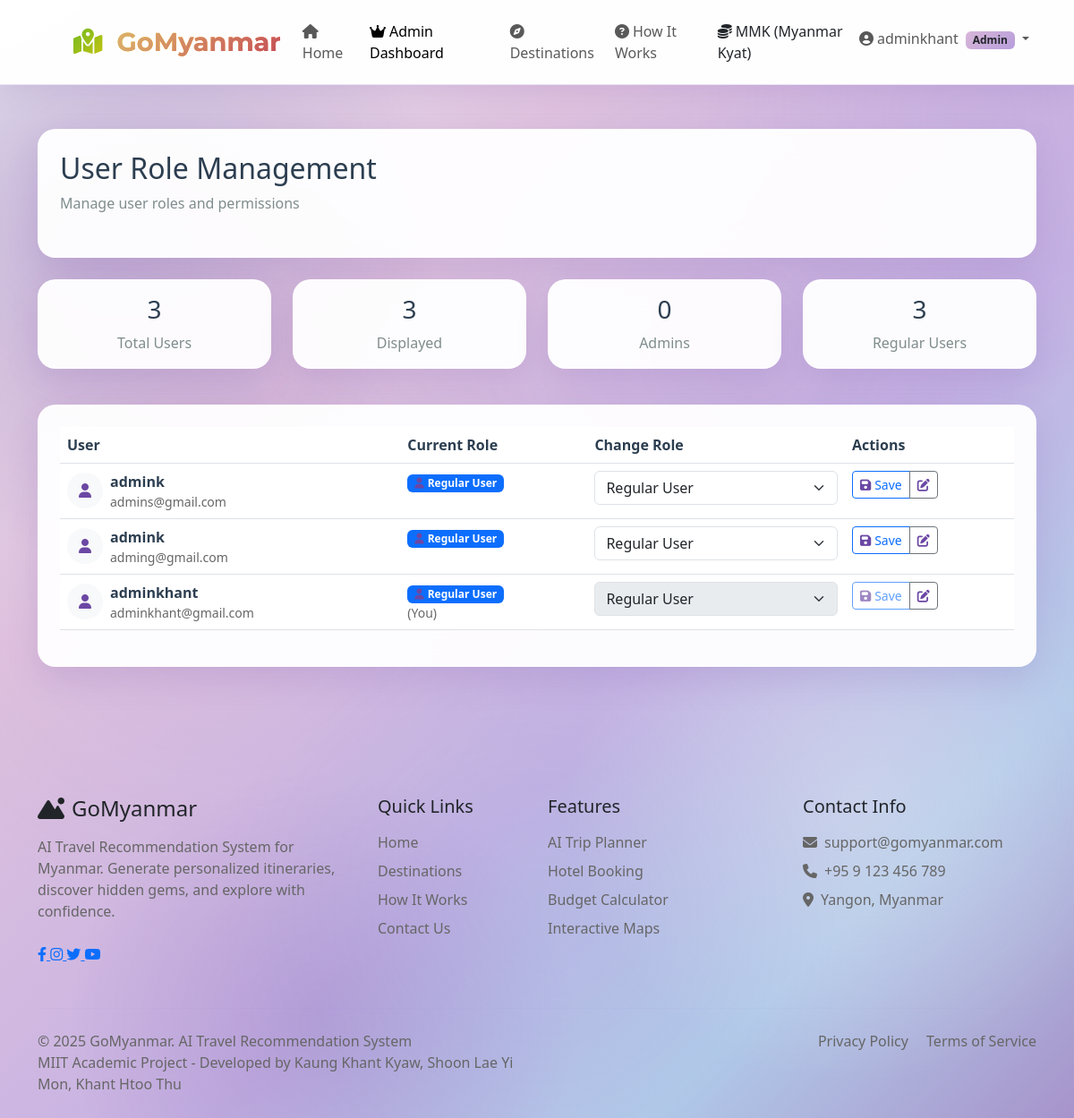
The page /users/admin/users/roles/ (signed in) on the database its author committed.
### users/models.py (models this page shows, shortened)
class CustomUser(AbstractUser):
    USER_TYPE_CHOICES = (
        ('user', 'User'),
        ('admin', 'Admin'),
    )
    username = models.CharField(
        max_length=150,
        unique=False,
        help_text='Required. 150 characters or fewer. Letters, digits and @/./+/-/_ only.',
        error_messages={
            'unique': "A user with that username already exists.",
        },
    )
    email = models.EmailField(unique=True)
    user_type = models.CharField(max_length=20, choices=USER_TYPE_CHOICES, default='user')
    profile_picture = models.ImageField(upload_to='profile_pics/', blank=True, null=True)
    bio = models.TextField(blank=True)
    phone_number = models.CharField(max_length=20, blank=True)
    location = models.CharField(max_length=100, blank=True)
    followers = models.ManyToManyField('self', symmetrical=False, related_name='following', blank=True)
    def is_admin_user(self):
        return self.user_type == 'admin' or self.is_staff or self.is_superuser

### users/views_admin.py (the view)
# urls.py: path('admin/users/roles/', views_admin.AdminUserRoleManagementView.as_view(), name='admin_dashboard_user_roles'),
class AdminUserRoleManagementView(LoginRequiredMixin, AdminRequiredMixin, ListView):
    template_name = 'users/admin_user_roles.html'
    model = CustomUser
    context_object_name = 'users'
    paginate_by = 20
    def get_queryset(self):
        return CustomUser.objects.order_by('user_type', 'username')
    def get_context_data(self, **kwargs):
        context = super().get_context_data(**kwargs)
        all_users = CustomUser.objects.all()
        context['admin_count'] = all_users.filter(user_type='admin').count()
        context['user_count'] = all_users.filter(user_type='user').count()
        return context

### templates/users/admin_user_roles.html (shortened to what this page needs)
{% extends 'base.html' %}
{% block content %}
<div class="container py-5 mt-5">
    <div class="card-glass p-4 mb-4">
        <div class="d-flex justify-content-between align-items-center mb-4">
            <div>
                <h2 class="mb-2" style="color: #2c3e50;">User Role Management</h2>
                <p class="mb-0" style="color: #7f8c8d;">Manage user roles and permissions</p>
            </div>
        </div>
    </div>
    <div class="row mb-4">
        <div class="col-md-3 col-sm-6 mb-3">
            <div class="card-glass p-3 text-center">
                <h3 class="mb-2" style="color: #2c3e50;">{{ users.count }}</h3>
                <p class="mb-0" style="color: #7f8c8d;">Total Users</p>
            </div>
        </div>
        <div class="col-md-3 col-sm-6 mb-3">
            <div class="card-glass p-3 text-center">
                <h3 class="mb-2" style="color: #2c3e50;">{{ users|length }}</h3>
                <p class="mb-0" style="color: #7f8c8d;">Displayed</p>
            </div>
        </div>
        <div class="col-md-3 col-sm-6 mb-3">
            <div class="card-glass p-3 text-center">
                <h3 class="mb-2" style="color: #2c3e50;">{{ admin_count }}</h3>
                <p class="mb-0" style="color: #7f8c8d;">Admins</p>
            </div>
        </div>
        <div class="col-md-3 col-sm-6 mb-3">
            <div class="card-glass p-3 text-center">
                <h3 class="mb-2" style="color: #2c3e50;">{{ user_count }}</h3>
                <p class="mb-0" style="color: #7f8c8d;">Regular Users</p>
            </div>
        </div>
    </div>
    <div class="card-glass p-4">
        <div class="table-responsive">
            <table class="table table-hover">
                <thead>
                    <tr>
                        <th style="color: #2c3e50;">User</th>
                        <th style="color: #2c3e50;">Current Role</th>
                        <th style="color: #2c3e50;">Change Role</th>
                        <th style="color: #2c3e50;">Actions</th>
                    </tr>
                </thead>
                <tbody>
                    {% for user in users %}
                    <tr>
                        <td>
                            <div class="d-flex align-items-center">
                                {% if user.profile_picture %}
                                <img src="{{ user.profile_picture.url }}" alt="{{ user.username }}"
                                     class="rounded-circle me-2" width="40" height="40">
                                {% else %}
                                <div class="rounded-circle bg-light d-flex align-items-center justify-content-center me-2"
                                     style="width: 40px; height: 40px;">
                                    <i class="fas fa-user text-gray"></i>
                                </div>
                                {% endif %}
                                <div>
                                    <strong style="color: #2c3e50;">{{ user.username }}</strong>
                                    <div class="text-gray small">{{ user.email }}</div>
                                </div>
                            </div>
                        </td>
                        <td>
                            {% if user.user_type == 'admin' %}
                            <span class="badge bg-danger">
                                <i class="fas fa-crown me-1"></i>Administrator
                            </span>
                            {% else %}
                            <span class="badge bg-primary">
                                <i class="fas fa-user me-1"></i>Regular User
                            </span>
                            {% endif %}
                            {% if user == request.user %}
                            <div class="text-gray small">(You)</div>
                            {% endif %}
                        </td>
                        <td>
                            <select class="form-select role-select" data-user-id="{{ user.id }}"
                                    {% if user == request.user %}disabled{% endif %}>
                                <option value="user" {% if user.user_type == 'user' %}selected{% endif %}>Regular User</option>
                            </select>
                        </td>
                        <td>
                            <div class="btn-group" role="group">
                                <button class="btn btn-sm btn-outline-primary save-role-btn"
                                        data-user-id="{{ user.id }}"
                                        {% if user == request.user %}disabled{% endif %}>
                                    <i class="fas fa-save me-1"></i>Save
                                </button>
                                <a href="/admin/users/customuser/{{ user.id }}/change/"
                                   class="btn btn-sm btn-outline-secondary">
                                    <i class="fas fa-edit"></i>
                                </a>
                            </div>
                        </td>
                    </tr>
                    {% endfor %}
                </tbody>
            </table>
        </div>
    </div>
</div>
{% endblock %}

### templates/base.html (shortened to what this page needs)
<!DOCTYPE html>
<html lang="en">
<head>
    <link href="https://cdn.jsdelivr.net/npm/bootstrap@5.3.0-alpha1/dist/css/bootstrap.min.css" rel="stylesheet">
    <link rel="stylesheet" href="https://cdnjs.cloudflare.com/ajax/libs/font-awesome/6.4.0/css/all.min.css">
    <link href="/static/css/custom.css" rel="stylesheet">
</head>
<body>
    <nav class="navbar navbar-expand-lg navbar-light fixed-top">
        <div class="container">
<a class="navbar-brand" href="{% url 'home' %}">
    <i class="fas fa-map-marked-alt me-2" style="color: #DEB56D;"></i>
    <span style="background: linear-gradient(135deg, #DEB56D, #C44D56); -webkit-background-clip: text; -webkit-text-fill-color: transparent;">GoMyanmar</span>
</a>
            <div class="collapse navbar-collapse" id="navbarNav">
                <ul class="navbar-nav me-auto">
                    <li class="nav-item">
                        <a class="nav-link {% if request.path == '/' %}active{% endif %}" href="{% url 'home' %}">
                            <i class="fas fa-home me-1"></i>Home
                        </a>
                    </li>
                    {% if user.is_authenticated %}
                        {% if user.is_admin_user %}
                        <li class="nav-item">
                            <a class="nav-link {% if 'admin' in request.path %}active{% endif %}" href="{% url 'users:admin_dashboard' %}">
                                <i class="fas fa-crown me-1"></i>Admin Dashboard
                            </a>
                        </li>
                        {% endif %}
                    {% endif %}
                    <li class="nav-item">
                        <a class="nav-link" href="#">
                            <i class="fas fa-compass me-1"></i>Destinations
                        </a>
                    </li>
                    <li class="nav-item">
                        <a class="nav-link" href="#">
                            <i class="fas fa-question-circle me-1"></i>How It Works
                        </a>
                    </li>
                </ul>
                <ul class="navbar-nav">
                    <li class="nav-item me-2">
                        <span class="currency-badge">
                            <i class="fas fa-coins me-1"></i>MMK (Myanmar Kyat)
                        </span>
                    </li>
                    {% if user.is_authenticated %}
                    <li class="nav-item dropdown">
                        <a class="nav-link dropdown-toggle" href="#" data-bs-toggle="dropdown">
                            <i class="fas fa-user-circle me-1"></i>{{ user.username }}
                            {% if user.is_admin_user %}
                            <span class="badge gradient-gold text-dark ms-1">Admin</span>
                            {% endif %}
                        </a>
                    </li>
                    {% endif %}
                </ul>
            </div>
        </div>
    </nav>
    <main class="pt-5">
        {% block content %}{% endblock %}
    </main>
    <footer class="py-5 mt-5">
        <div class="container">
            <div class="row">
                <div class="col-md-4 mb-4">
                    <h4 class="mb-3">
                        <i class="fas fa-mountain-sun me-2"></i>GoMyanmar
                    </h4>
                    <p class="text-gray">AI Travel Recommendation System for Myanmar. Generate personalized itineraries, discover hidden gems, and explore with confidence.</p>
                    <div class="mt-4">
                        <a href="#" class="social-icon">
                            <i class="fab fa-facebook-f"></i>
                        </a>
                        <a href="#" class="social-icon">
                            <i class="fab fa-instagram"></i>
                        </a>
                        <a href="#" class="social-icon">
                            <i class="fab fa-twitter"></i>
                        </a>
                        <a href="#" class="social-icon">
                            <i class="fab fa-youtube"></i>
                        </a>
                    </div>
                </div>
                <div class="col-md-2 mb-4">
                    <h5 class="mb-3">Quick Links</h5>
                    <ul class="list-unstyled">
                        <li class="mb-2"><a href="{% url 'home' %}" class="text-decoration-none text-gray">Home</a></li>
                        <li class="mb-2"><a href="#" class="text-decoration-none text-gray">Destinations</a></li>
                        <li class="mb-2"><a href="#" class="text-decoration-none text-gray">How It Works</a></li>
                        <li class="mb-2"><a href="#" class="text-decoration-none text-gray">Contact Us</a></li>
                    </ul>
                </div>
                <div class="col-md-3 mb-4">
                    <h5 class="mb-3">Features</h5>
                    <ul class="list-unstyled">
                        <li class="mb-2"><a href="#" class="text-decoration-none text-gray">AI Trip Planner</a></li>
                        <li class="mb-2"><a href="#" class="text-decoration-none text-gray">Hotel Booking</a></li>
                        <li class="mb-2"><a href="#" class="text-decoration-none text-gray">Budget Calculator</a></li>
                        <li class="mb-2"><a href="#" class="text-decoration-none text-gray">Interactive Maps</a></li>
                    </ul>
                </div>
                <div class="col-md-3 mb-4">
                    <h5 class="mb-3">Contact Info</h5>
                    <ul class="list-unstyled text-gray">
                        <li class="mb-2"><i class="fas fa-envelope me-2"></i>support@gomyanmar.com</li>
                        <li class="mb-2"><i class="fas fa-phone me-2"></i>+95 9 123 456 789</li>
                        <li class="mb-2"><i class="fas fa-map-marker-alt me-2"></i>Yangon, Myanmar</li>
                    </ul>
                </div>
            </div>
            <hr class="my-4" style="border-color: rgba(139, 92, 246, 0.1);">
            <div class="row">
                <div class="col-md-6">
                    <p class="mb-0 text-gray">&copy; 2025 GoMyanmar. AI Travel Recommendation System</p>
                    <p class="mb-0 text-gray">MIIT Academic Project - Developed by Kaung Khant Kyaw, Shoon Lae Yi Mon, Khant Htoo Thu</p>
                </div>
                <div class="col-md-6 text-md-end">
                    <a href="#" class="text-decoration-none text-gray me-3">Privacy Policy</a>
                    <a href="#" class="text-decoration-none text-gray">Terms of Service</a>
                </div>
            </div>
        </div>
    </footer>
</body>
</html>

### rows shown on the page
CustomUser: username "adminkhant", email "adminkhant@gmail.com", shows "Regular User", shows "(You)", user_type+id "Regular User"
CustomUser: username "admink", email "admins@gmail.com", shows "Regular User", user_type+id "Regular User"
CustomUser: username "admink", email "adming@gmail.com", shows "Regular User", user_type+id "Regular User"

### other values the page prints
{{ users.count }} "3"
{{ users|length }} "3"
{{ admin_count }} "0"
{{ user_count }} "3"
